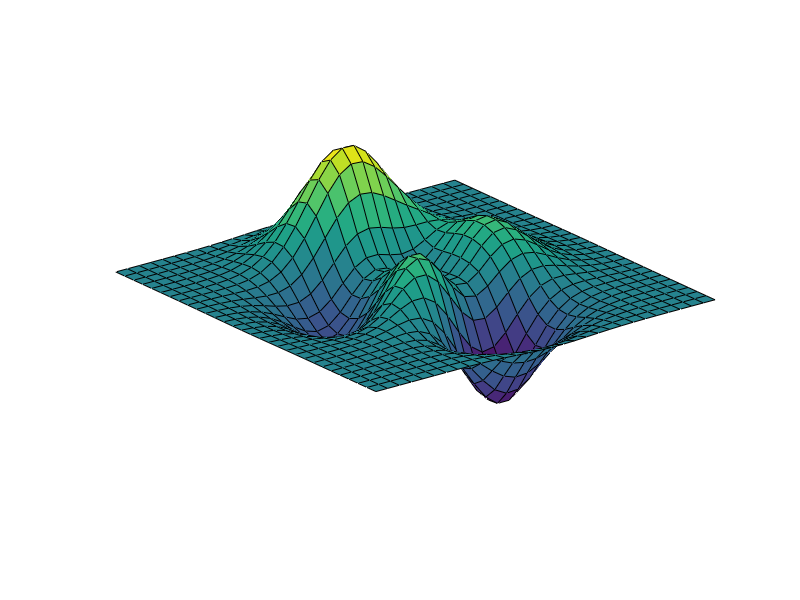

Source code (MATLAB): (Note: this script raises an error after producing the figure.)
%=============================================================================
% Copyright (c) 2026-present Allan CORNET (Nelson)
%=============================================================================
% This file is part of Nelson.
%=============================================================================
% LICENCE_BLOCK_BEGIN
% SPDX-License-Identifier: LGPL-3.0-or-later
% LICENCE_BLOCK_END
%=============================================================================
% <--ADV-CLI MODE-->
%=============================================================================
% Reproduces the native-desktop rotation gesture protocol: the first and last
% frames carry a historyGroup and go through the __web_figure_action__ macro
% (history + state), while the intermediate frames take the lean C++ fast path
% (__web_display_list__ / nlsWebGuiSetAxesView) with no history. The two paths
% must set the axes View identically, and a single undo must restore the
% pre-gesture view (the whole gesture coalesces into one history entry).
%=============================================================================
f = figure('Visible', 'off');
surf(peaks(30));
axis('off');
handle = __web_graphics_handle__(f, 'number');
ax = gca();
axesHandle = __web_graphics_handle__(ax, 'number');
view(ax, -37.5, 30);
drawnow();
before = ax.View;

group = 'rotation-gesture';

% First frame of the gesture: macro path, records the pre-drag view for undo.
first = struct('action', 'view', 'axesHandle', axesHandle, ...
  'azimuth', -30, 'elevation', 32, 'historyGroup', group);
__web_figure_action__(handle, jsonencode(first), false);
asserts.isequal(ax.View, [-30 32]);

% Intermediate frames: C++ fast path, same function the macro uses, no history.
__web_display_list__(f, ax, -20, 36, false);
__web_display_list__(f, ax, -5, 44, false);
asserts.isequal(ax.View, [-5 44]);

% Final frame on release: macro path again, same group, coalesces the gesture.
last = struct('action', 'view', 'axesHandle', axesHandle, ...
  'azimuth', 12, 'elevation', 50, 'historyGroup', group);
reply = jsondecode(__web_figure_action__(handle, jsonencode(last), false));
asserts.isequal(ax.View, [12 50]);
asserts.istrue(reply.state.canUndo);

% One undo returns to the pre-gesture view: the intermediate fast-path frames
% added no stray history entries, so the gesture is a single undoable step.
__web_figure_action__(handle, '{"action":"undo"}');
asserts.isapprox(ax.View, before, 1e-10);

% Redo restores the final view of the gesture.
__web_figure_action__(handle, '{"action":"redo"}');
asserts.isequal(ax.View, [12 50]);

close(f);
%=============================================================================
